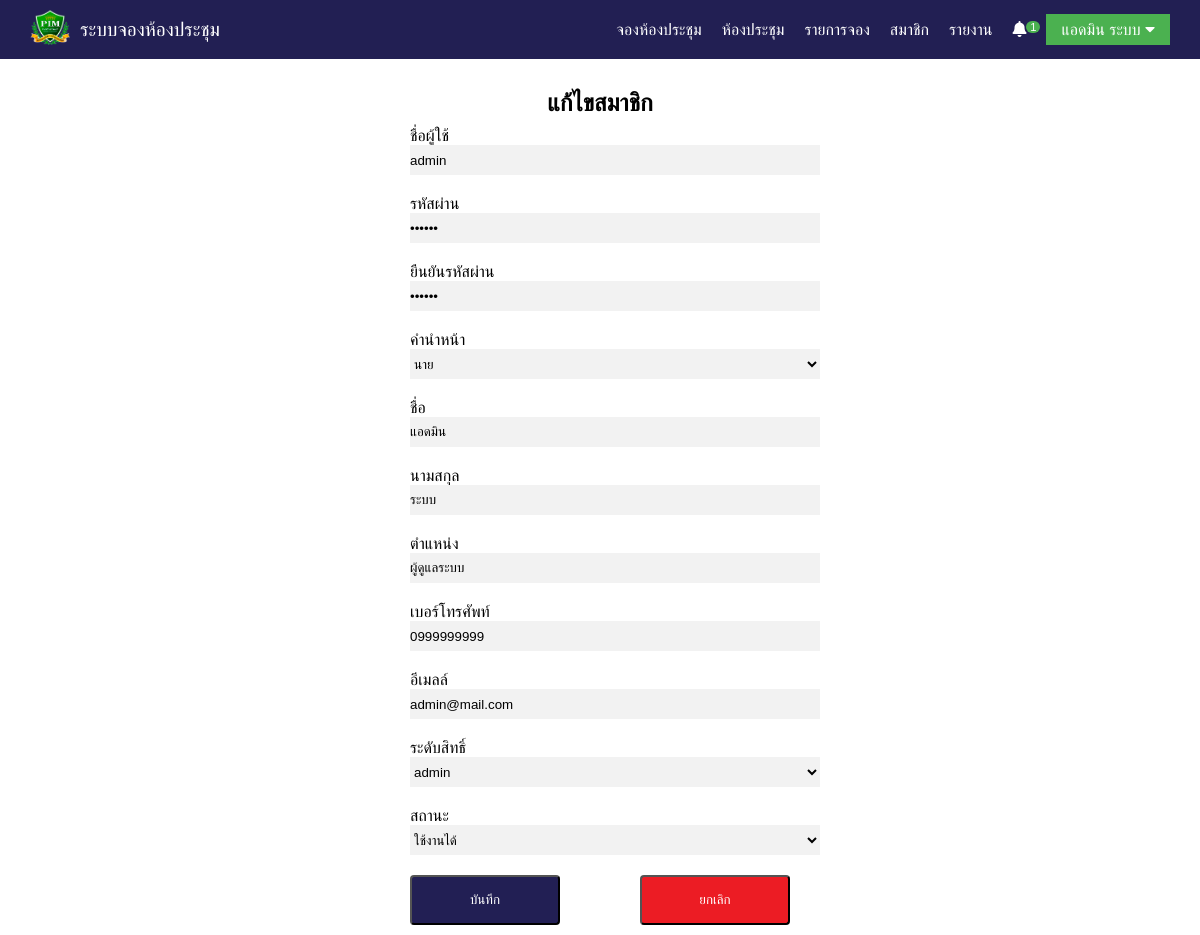
Screenshot of /member/index.php?page=member&action=edit&id=1 (signed in) with the database file from the repository.
### tables this page shows
CREATE TABLE `tb_member` (
  `id_member` int(10) NOT NULL,
  `username` varchar(20) NOT NULL,
  `password` varchar(20) NOT NULL,
  `ntitle` varchar(10) NOT NULL,
  `firstname` varchar(50) NOT NULL,
  `surname` varchar(50) NOT NULL,
  `email` varchar(50) NOT NULL,
  `status` varchar(5) NOT NULL,
  `position` varchar(200) NOT NULL,
  `phone` varchar(10) NOT NULL,
  `active` int(1) NOT NULL,
  `login_date` datetime NOT NULL,
  `login_times` int(6) NOT NULL,
  `create_date` datetime NOT NULL
);

### member/index.php (the view, shortened to what this page needs)
<?php
if ($_SESSION['id'] != '') {
    include 'connect.php';
    $sql = "SELECT * FROM tb_member WHERE id_member = '{$_SESSION['id']}' ";
    $rs = $conn->query( $sql )->fetch_assoc() ;
  }
?>
<!DOCTYPE html>
<html lang="en">
<head>
    <link rel="stylesheet" href="css/nav.css">
    <link rel="stylesheet" href="css/footer.css">
    <link rel="stylesheet" href="css/member.css">
    <link rel="stylesheet" href="https://cdnjs.cloudflare.com/ajax/libs/font-awesome/5.15.2/css/all.min.css">
      <link rel="stylesheet" type="text/css" href="https://cdn.datatables.net/v/bs4/dt-1.10.20/datatables.min.css"/>
    <link rel="stylesheet" type="text/css" href="https://cdn.datatables.net/responsive/2.2.3/css/responsive.dataTables.min.css">
</head>
<body>
    <nav>
      <ul class="menu">
          <li class="logo"><a class="list" href="index.php?page=home"><img src="images/Logo_PIM.png" alt="PIM Logo"></a></li>
          <li class="brand"><a class="list" href="index.php?page=home">ระบบจองห้องประชุม</a></li>
          <li class="item"><a class="list" href="index.php?page=booking">จองห้องประชุม</a></li>
          <li class="item"><a class="list" href="index.php?page=rooms">ห้องประชุม</a></li>
<?php if ($_SESSION['status'] == 'admin' || $_SESSION['status'] == 'user' || $_SESSION['type'] == 'STUDENT') {?>
          <li class="item">
            <a class="list" href="index.php?page=mybooking">รายการจอง</a>
          </li>
<?php } ?>
<?php   if ($_SESSION['status'] =='admin')  { ?>
          <li class="item"><a class="list" href="index.php?page=member">สมาชิก</a></li>
          <li class="item"><a class="list" href="index.php?page=report">รายงาน</a></li>
<?php } ?>
<?php if ($_SESSION['id'] != '' || $_SESSION['status'] != '') {?>
	<?php 	if ($_SESSION['status'] == 'admin') {
	$sql2 = "SELECT COUNT(id) AS count1 FROM tb_event WHERE status = 0 ";
	$rs2 = $conn->query($sql2)->fetch_assoc();?>
		      <li class="item">
                <a class="list" href="index.php?page=report&report=0"><i class="fas fa-bell"></i></a>
            <?php 	if ($rs2['count1']!=0) { ?>
                <span class="notify2"><?php echo $rs2['count1'];?></span>
            <?php } ?>
              </li>
	<?php } ?>
      <li class="item out">
        <a class="logout" href="#">
          <span class="user-info">
<?php
echo $rs['title'].$rs['firstname'].'  '.$rs['surname'];
?>
				  </span>
          <i class="ace-icon fa fa-caret-down"></i>
        </a>
      </li>
<?php } else {?>
		      <li class="item-button"><a class="list" href="index.php?page=login">เข้าสู่ระบบ</a></li>
<?php } ?>
      </ul>
  </nav>
<?php if ($_GET['action']=='edit') {
		$meSQL = "SELECT * FROM tb_member WHERE id_member='{$_GET['id']}' ";
		$meQuery = $conn->query($meSQL);
    if ($meQuery == TRUE) {
        $meResult = $meQuery->fetch_assoc();
    } else {
        echo $conn->error;
    }
    ?>
<div class="container">
        <div class="wrap-container">
            <form class="form-horizontal" role="form" name="formregister" method="post" action="member\action.php?action=edit">
                <h2 class="add">แก้ไขสมาชิก</h2>
                <div class="container-1-box">
                    <label class="username">ชื่อผู้ใช้</label>
                    <input name="username" class="long" type="text" placeholder="Username" value="<?php echo $meResult['username'];?>" required>
                </div>
                <div class="container-1-box">
                    <label class="password">รหัสผ่าน</label>
                    <input name="password" class="long" type="password" placeholder="Password" value="<?php echo $meResult['password'];?>" required>
                </div>
                <div class="container-1-box">
                    <label class="conpass">ยืนยันรหัสผ่าน</label>
                    <input name="conpassword" class="long" type="password" placeholder="Password" value="<?php echo $meResult['password'];?>" required>
                </div>
                <div class="container-1-box">
                    <label class="title">คำนำหน้า</label>
                    <select name="title" id="title" required>
                        <option value="นาย" <?php if ($meResult['ntitle'] == 'นาย') {echo 'selected';}?>>นาย</option>
                </select>
                </div>
                <div class="container-1-box">
                    <label class="firstname">ชื่อ</label>
                    <input type="text"  name="firstname" placeholder="Firstname" class="long" value="<?php echo $meResult['firstname'];?>" required />
                </div>
                <div class="container-1-box">
                    <label class="surname">นามสกุล</label>
                    <input type="text" name="surname" placeholder="Surtname" class="long" value="<?php echo $meResult['surname'];?>" required />
                </div>
                <div class="container-1-box">
                    <label class="position">ตำแหน่ง</label>
                    <input type="text" name="position" placeholder="Position" class="long" value="<?php echo $meResult['position'];?>" required />
                </div>
                <div class="container-1-box">
                    <label class="phone">เบอร์โทรศัพท์</label>
                    <input type="text" name="phone" placeholder="Phone" class="long" value="<?php echo $meResult['phone'];?>" required />
                </div>
                <div class="container-1-box">
                    <label class="email">อีเมลล์</label>
                    <input type="text" name="email" placeholder="Email" class="long" value="<?php echo $meResult['email'];?>" required />
                </div>
                <div class="container-1-box">
                    <label class="status">ระดับสิทธิ์</label>
                    <select name="status" id="status" required>
                        <option value="admin" selected>admin</option>
                </select>
                </div>
            <div class="container-1-box">
                <label class="active">สถานะ</label>
                <select name="active" id="active" >
                        <option value="1" <?php if ($meResult['active'] == '1') {echo 'selected';}?>>ใช้งานได้</option>
                </select>
            </div>
            <div class="container-2-box">
                <button class="btn-save" type="submit">บันทึก</button>
                <button class="btn-cancel" type="button" onClick="javascript: window.history.back();">ยกเลิก</button>
            </div>
            </form>
        </div>
    </div>
<?php } ?>
</body>
</html>

### css/nav.css (style rules this page uses)
* { margin: 0; padding: 0; box-sizing: border-box; width: auto; }
body { font-family: Arial, Helvetica, sans-serif; background: white; width: 100%; }
nav { background: #221f53; padding: 5px 20px; width: 100%; flex-wrap: nowrap; }
span.notify2 { color: white; text-align: center; position: absolute; width: 14px; background-color: #4BB150; border-radius: 70px; font-size : 70%; }
.fas.fa-bell { -webkit-animation: ring 4s .7s ease-in-out infinite; -webkit-transform-origin: 50% 4px; -moz-animation: ring 4s .7s ease-in-out infinite; -moz-transform-origin: 50% 4px; animation: ring 4s .7s ease-in-out infinite; transform-origin: 50% 4px; }
ul { list-style-type: none; }
a.list { color: white; text-decoration: none; }
.item a.list { border-bottom: 2px solid transparent; padding-bottom: 8px; transition: all 0.4s ease; }
.menu li { font-size: 16px; padding: 15px 5px; white-space: nowrap; }
li img { padding: 0; width: 40px; height: 35px; }
.menu { display: flex; flex-wrap: wrap; justify-content: space-between; align-items: center; }
.item { width: 100%; order: 2; display: none; }
.menu li { padding: 5px 10px; }
.brand { order: 0; flex: 1; }
li.brand { padding: 0; font-size: larger; }
.item.out a.logout { color: white; text-decoration: none; padding: 7px 15px; background-color: #4BB150; }
@media all and (min-width: 890px) { .menu { justify-content: center; } }
@media all and (min-width: 890px) { .item { display: block; width: auto; } }
@media all and (min-width: 890px) { .logo { order: 0; } }
@media all and (min-width: 890px) { .brand { order: 0; flex: 1; } }
@media all and (min-width: 890px) { .item { order: 1; } }
@media all and (min-width: 890px) { .menu li.item { padding: 0px 10px; } }

### css/member.css (style rules this page uses)
h2.add { text-align: center; padding-top: 10px; padding-bottom: 10px; }
.container { width: 100%; height: 85vh; display: flex; justify-content: center; padding: 10px 30px 30px 30px; }
.wrap-container { width: 400px; padding: 10px; border-radius: 10px; }
input, textarea, section, select { border-style: hidden; background-color: #f2f2f2; }
label.username { margin-right: 48px; }
label.password { margin-right: 40px; }
label.conpass { margin-right: 2px; }
label.title { margin-right: 32px; }
label.firstname { margin-right: 76px; }
label.surname { margin-right: 39px; }
label.position { margin-right: 40px; }
label.phone { margin-right: 4px; }
label.email { margin-right: 51px; }
label.status { margin-right: 31px; }
label.active { margin-right: 51px; }
.container-1-box { flex-wrap: nowrap; padding-bottom: 20px; }
.container-1-box select { width: 410px; height: 30px; }
.container-1-box .long { width: 410px; height: 30px; }
.container-2-box { padding-bottom: 10px; display: flex; flex-wrap: nowrap; flex-direction: row; justify-content: space-between; }
.btn-save { background: #221f54; text-align: center; padding: 15px; border-radius: 4px; width: 150px; color: #fff; cursor: pointer; text-transform: uppercase; }
.btn-cancel { background: #ec1c24; text-align: center; padding: 15px; border-radius: 4px; width: 150px; color: #fff; cursor: pointer; text-transform: uppercase; }

### rows the page displays
tb_member: firstname "แอดมิน", surname "ระบบ"
tb_member: username "admin", title "นาย", firstname "แอดมิน", surname "ระบบ", position "ผู้ดูแลระบบ", phone "0999999999", email "admin@mail.com", active "ใช้งานได้"

### other values shown
$rs2['count1'] "1"
